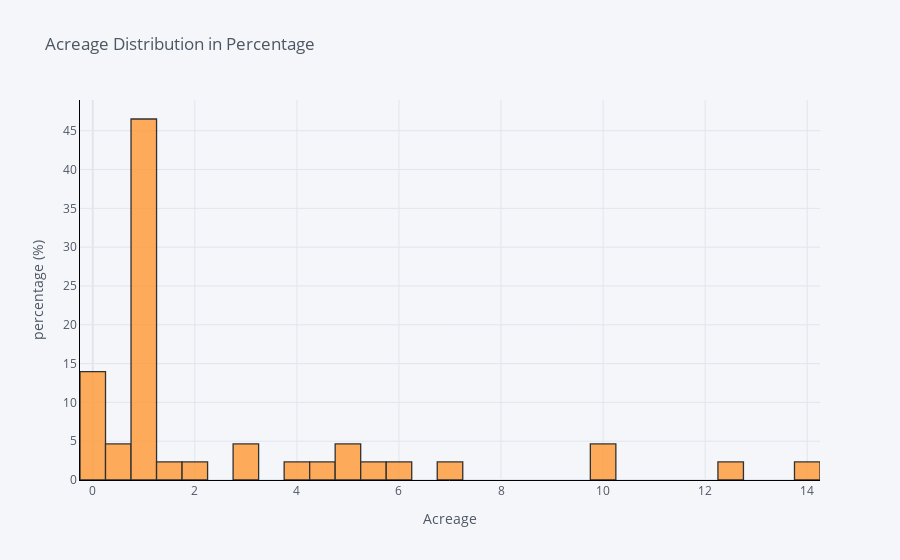

The notebook cell saved with this chart:
### Code cell
#Histogram
df['Acreage'].iplot(
    kind='hist',
    bins=30,
    xTitle='Acreage',
    linecolor='black',
    histnorm='percent',
    yTitle='percentage (%)',
    title='Acreage Distribution in Percentage')

### Figure 1 — Plotly figure (JSON) as saved in the notebook; plotly's stock layout.template omitted (floating-point values rounded to 4 significant figures)
{"data": [{"histfunc": "count", "histnorm": "percent", "marker": {"color": "rgba(255, 153, 51, 1.0)", "line": {"color": "#000000", "width": 1.3}}, "name": "Acreage", "nbinsx": 30, "opacity": 0.8, "orientation": "v", "type": "histogram", "x": [6.054, 2.006, 4.408, 0.376, 1, 1, 1, 1, 0.111, 1, 1, 0.759, 1.001, 13.77, 0.225, 0.116, 1, 0.544, 0.953, 4.03, 1.31, 0.151, 5.026, 0.114, 0.114, 1, 1.003, 6.911, 1, 1, 10, 1, 2.98, 0.983, 0.783, 4.932, 10.01, 1, 1, 3.005, 1, 5.318, 12.55]}], "layout": {"barmode": "overlay", "legend": {"bgcolor": "#F5F6F9", "font": {"color": "#4D5663"}}, "paper_bgcolor": "#F5F6F9", "plot_bgcolor": "#F5F6F9", "title": {"font": {"color": "#4D5663"}, "text": "Acreage Distribution in Percentage"}, "xaxis": {"gridcolor": "#E1E5ED", "linecolor": "black", "showgrid": true, "tickfont": {"color": "#4D5663"}, "title": {"font": {"color": "#4D5663"}, "text": "Acreage"}, "zerolinecolor": "#E1E5ED"}, "yaxis": {"gridcolor": "#E1E5ED", "linecolor": "black", "showgrid": true, "tickfont": {"color": "#4D5663"}, "title": {"font": {"color": "#4D5663"}, "text": "percentage (%)"}, "zerolinecolor": "#E1E5ED"}}}
